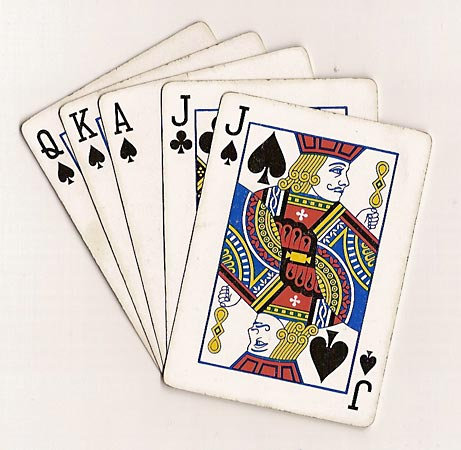
#> input picture resources/cards.jpg, 461 x 450 px
$ python -i My_OpenCV_Functions.py   (imports and definitions only)
#> lines starting #> are read from the running program, lines starting #| are printed output that depends on the picture; after the words box and inside, x2 and y2 are one past the last pixel; in counts of white or black regions, pixels touching at a corner belong together
#> further down, picture is the input picture: shape (450, 461, 3); mean B, G, R 203.8, 209.8, 218.8
import cv2
import numpy as np

# [30 lines left out: function stackImages, not called in this run]

def contourImageChange(img):
    imgGray = cv2.cvtColor(img, cv2.COLOR_BGR2GRAY)
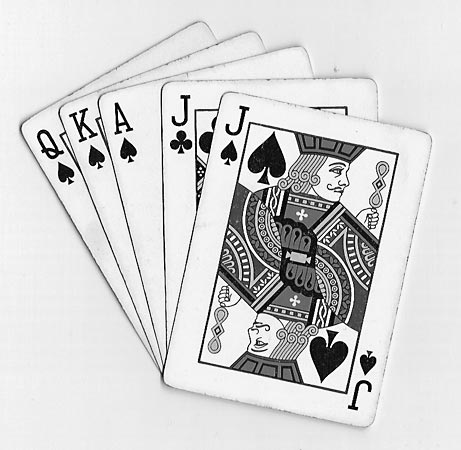
#> imgGray: shape (450, 461); min 0, max 255, mean 211.8
    imgBlur = cv2.GaussianBlur(imgGray, (7, 7), 1)
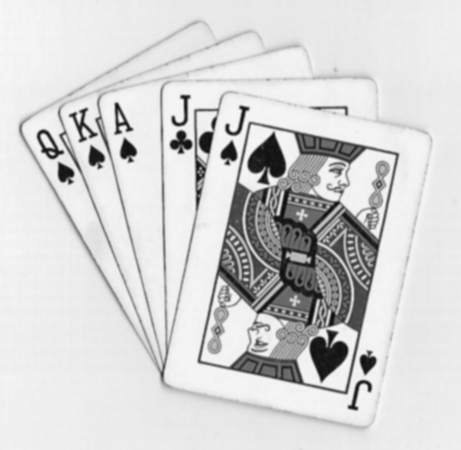
#> imgBlur: shape (450, 461); min 12, max 248, mean 211.8
    imgCanny = cv2.Canny(imgBlur, 50, 50)
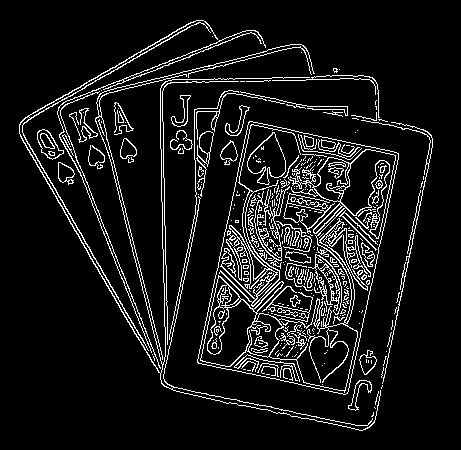
#> imgCanny: shape (450, 461); 8.9% white in thin lines or dots, all inside (x1, y1, x2, y2) = (19, 20, 433, 431)
    return imgCanny

# [33 lines left out: function getContours, not called in this run]

>>> import cv2
>>> picture = cv2.imread('resources/cards.jpg')
>>> result = contourImageChange(picture)
